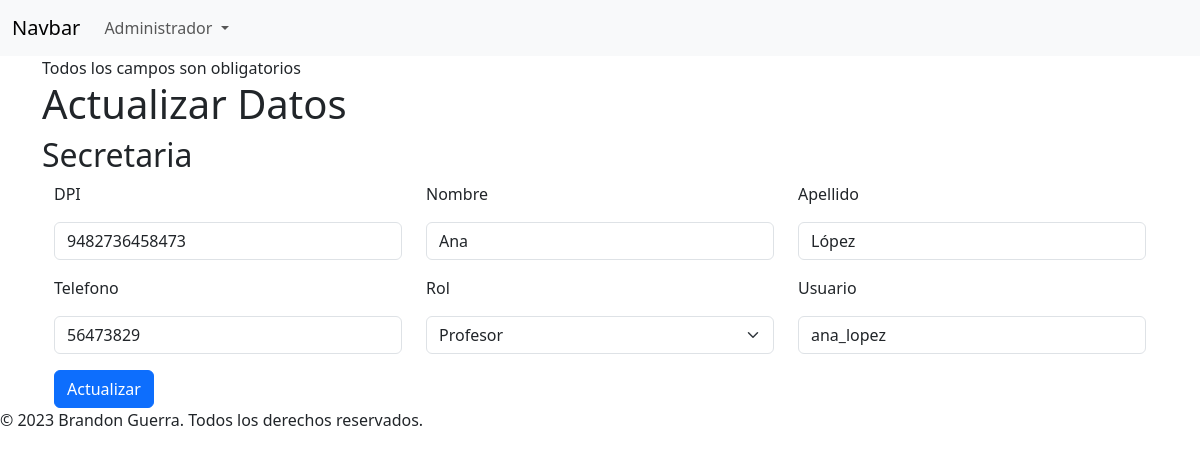
The page /index.php?action=editarUsuario&idUser=1975 on the database its author committed.
### tables this page shows
CREATE TABLE `usuarios` (
  `id_usuario` int NOT NULL AUTO_INCREMENT,
  `DPI` varchar(240) NOT NULL,
  `nombre_us` varchar(50) NOT NULL,
  `apellido_us` varchar(50) NOT NULL,
  `telefono_us` varchar(50) NOT NULL,
  `id_rol` int NOT NULL,
  `usuario` varchar(100) NOT NULL,
  `contrasenia` varchar(240) NOT NULL,
  `estado` int NOT NULL DEFAULT '1',
  PRIMARY KEY (`id_usuario`),
  UNIQUE KEY `unique_DPI` (`DPI`),
  UNIQUE KEY `usuario` (`usuario`),
  KEY `id_rol` (`id_rol`),
  CONSTRAINT `usuarios_ibfk_1` FOREIGN KEY (`id_rol`) REFERENCES `rol` (`id_rol`)
);

CREATE TABLE `rol` (
  `id_rol` int NOT NULL AUTO_INCREMENT,
  `nombre_rol` varchar(50) NOT NULL,
  PRIMARY KEY (`id_rol`)
);

### controller/enlaces/EnlacesController.php (called while the page is built, shortened)
<?php
class EnlacesController
{
    public function mostrarPlantilla()
    {
        require_once("views/layouts/template.php");
    }
    public function enlacesPaginasController()
    {
        if (isset($_GET["action"])) {
            $enlaces = $_GET["action"];
        } else {
            $enlaces = "inicio";
        }
        $respuesta = Enlaces::enlacesModel($enlaces);
        require_once($respuesta);
    }
}

### index.php (called while the page is built, shortened)
<?php
require_once("autoload.php");
$pagina = new EnlacesController();
$pagina->mostrarPlantilla();

### autoload.php (called while the page is built, shortened)
<?php
function autoload($class)
{
    $url = "" . str_replace("\\", "/", $class . ".php");
}

### model/db/ConexionDB.php (called while the page is built, shortened)
<?php
class ConexionDB
{
    public static function conectar()
    {
        try {
            $conexion = new \PDO("mysql:host=localhost:3307;dbname=escuela_db", "root", "1234");
            return $conexion;
        } catch (\PDOException $e) {
            echo "Error al conectar a la base de datos: " . $e->getMessage();
            return null;
        }
    }
}

### model/db/Usuarios.php (called while the page is built, shortened)
<?php
class Usuarios
{
    public static function seleccionarUsuarioModel($id)
    {
        $stmt = ConexionDB::conectar()->prepare("select usuarios.id_usuario, usuarios.DPI, usuarios.nombre_us, usuarios.apellido_us, usuarios.telefono_us, rol.nombre_rol, usuarios.usuario
        from usuarios
        inner join  rol on usuarios.id_rol = rol.id_rol where usuarios.id_usuario = :id;");
        $stmt->bindParam(":id", $id, \PDO::PARAM_INT);
        $stmt->execute();
        return $stmt->fetch();
    }
}

### model/db/Rol.php (called while the page is built, shortened)
<?php
class Rol
{
    public static function mostrarRolesModel()
    {
        try {
            $stmt = ConexionDB::conectar()->prepare("SELECT * FROM rol");
            $stmt->execute();
            return $stmt->fetchAll();
        } catch (\PDOException $e) {
            echo $e->getMessage();
        }
    }
}

### controller/usuarios/RolController.php (called while the page is built, shortened)
<?php
class RolController
{
    public function mostrarRoles()
    {
        $respuesta = Rol::mostrarRolesModel();
        return $respuesta;
    }
}

### views/pages/admin/usuarios/editarUsuario.php (the view, shortened to what this page needs)
<?php
$usuarioSeleccionado = new UsuariosController();
$seleccionado = $usuarioSeleccionado->seleccionarUsuarioController();
$roles = new RolController();
$rol = $roles->mostrarRoles();
?>
<h1>Actualizar Datos</h1>
<h2><?php echo $seleccionado['nombre_rol']; ?></h2>
<div class="container">
    <form method="POST">
        <div class="form-group">
            <div class="row mb-3">
                <div class="col-4"><label>DPI</label></div>
                <div class="col-4"><label>Nombre</label></div>
                <div class="col-4"><label>Apellido</label></div>
            </div>
            <div class="row mb-3">
                <div class="col-4">
                    <input class="form-control" type="text" name="dpi" value="<?php echo $seleccionado['DPI']; ?>"
                        readonly>
                </div>
                <div class="col-4">
                    <input class="form-control" type="text" name="nombre"
                        value="<?php echo $seleccionado['nombre_us']; ?>">
                </div>
                <div class="col-4">
                    <input class="form-control" type="text" name="apellido"
                        value="<?php echo $seleccionado['apellido_us']; ?>">
                </div>
            </div>
        </div>
        <div class="form-group">
            <div class="row mb-3">
                <div class="col-4"><label>Telefono</label></div>
                <div class="col-4"><label>Rol</label></div>
                <div class="col-4"><label>Usuario</label></div>
            </div>
            <div class="row mb-3">
                <div class="col-4">
                    <input class="form-control" type="text" name="telefono"
                        value="<?php echo $seleccionado['telefono_us']; ?>">
                </div>
                <div class="col-4">
                    <select name="fk_rol" class="form-select rounded">
                        <?php
                        foreach ($rol as $rolSeleccionado) {
                            echo '<option value="' . $rolSeleccionado['id_rol'] . '">' . $rolSeleccionado['nombre_rol'] . '</option>';
                        }
                        ?>
                    </select>
                </div>
                <div class="col-4">
                    <input class="form-control" type="text" name="usuario"
                        value="<?php echo $seleccionado['usuario']; ?>">
                </div>
            </div>
        </div>
        <div class="form-group">
            <div class="row">
                <div class="col-12">
                    <button class="btn btn-primary" type="submit">Actualizar</button>
                </div>
            </div>
        </div>
    </form>
</div>

### rows shown on the page
usuarios: id_rol.nombre_rol "Secretaria", dpi "9482736458473", nombre "Ana", apellido "López", telefono "56473829", usuario "ana_lopez"

### other values the page prints
form field fk_rol "Profesor"
